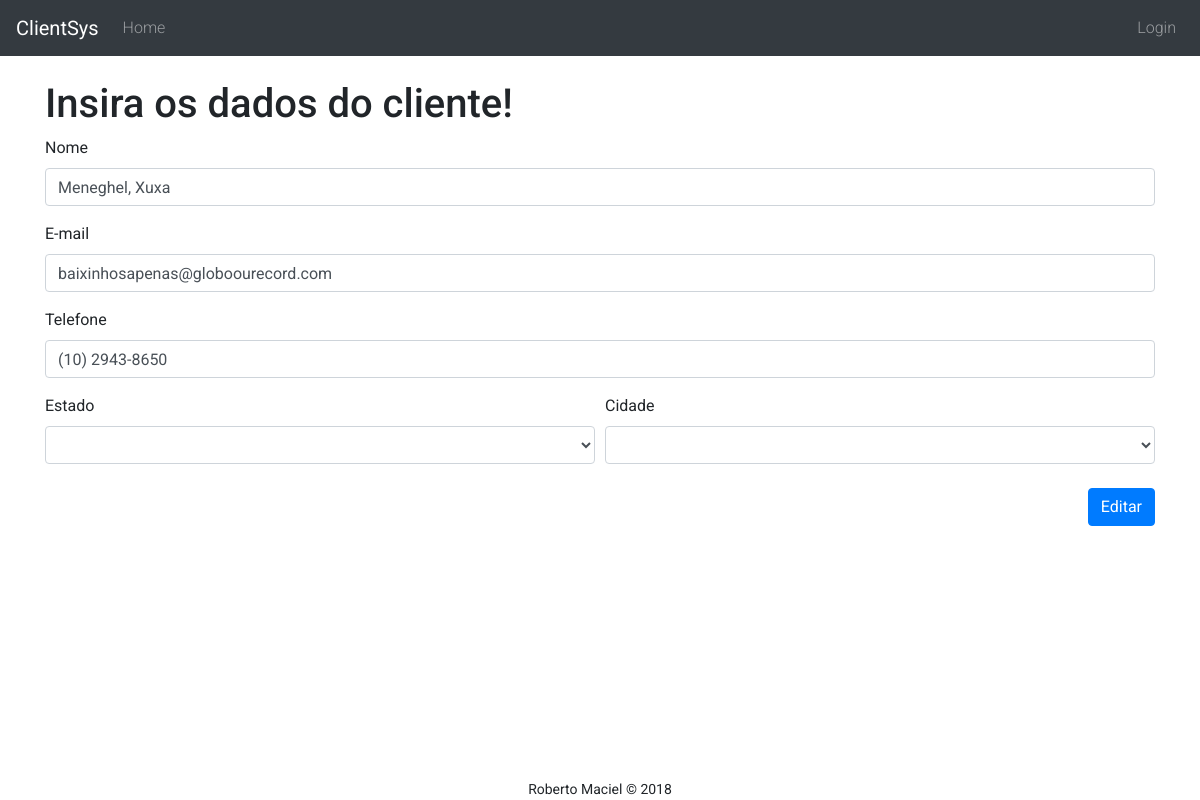
The app's page /editClient.php?id=5 with its own data.
### tables this page shows
CREATE TABLE `clients` (
  `id` int(11) NOT NULL,
  `email` varchar(150) NOT NULL,
  `name` varchar(50) NOT NULL,
  `city` varchar(50) NOT NULL,
  `state` varchar(40) NOT NULL,
  `phone` varchar(15) NOT NULL
);

### connection.php (called while the page is built, shortened)
<?php
class CONNECTION
{
    public $user = "root";
    public $password = "";
    public $host = "127.0.0.1";
    public $dbname = "clientsys";
    public function Connect()
    {
        $connect = new PDO("mysql:host=$this->host;port=3306;dbname=$this->dbname", $this->user, $this->password);
        $connect->setAttribute(PDO::ATTR_ERRMODE, PDO::ERRMODE_EXCEPTION);
        $connect->exec("set names utf8");
        return $connect;
    }
    public function GetClientInfo($id)
    {
        $connection = new CONNECTION();
        try {
            $connect = $connection->Connect();
            $connect->exec("set names utf8");
            $lines = $connect->query("SELECT * FROM clients WHERE id = $id");
            return $lines;
        } catch (PDOException $e) {
            echo "Deu erro..." . $e->getMessage();
        }
    }
}

### editClient.php (the view, shortened to what this page needs)
<html>
<head>
    <link rel="stylesheet" href="https://stackpath.bootstrapcdn.com/bootstrap/4.1.1/css/bootstrap.min.css"
>
    <link rel="stylesheet" href="css/style.css" />
</head>
<body>
    <?php
include_once "include/navbar.php";
include_once "connection.php";
$id = $_GET["id"];
$connection = new CONNECTION();
$lines = $connection->GetClientInfo($id);
foreach ($lines as $line) {
}
?>
    <div id="register">
        <div class="container">
            <h1>Insira os dados do cliente!</h1>
            <form method="post" action="client.php?id='<?php echo $id ?>'&action=update">
                <div class="form-group">
                    <label for="name">Nome</label>
                    <input type="text" class="form-control" name="name" id="name" aria-describedby="nameHelp" value="<?php echo $line["name"] ?>" required>
                </div>
                <div class="form-group">
                    <label for="email">E-mail</label>
                    <input type="email" class="form-control" name="email" id="email" aria-describedby="emailHelp" value="<?php echo $line["email"] ?>" required>
                </div>
                <div class="form-group">
                    <label for="phone">Telefone</label>
                    <input type="phone" class="form-control" name="phone" id="phone" aria-describedby="phoneHelp" value="<?php echo $line["phone"] ?>" required>
                </div>
                <div class="form-row">
                    <div class="col">
                    <label for="state">Estado</label>
                        <select type="state" class="form-control" name="state" id="state" aria-describedby="stateHelp" required>
                            <option value="<?php echo $line["state"] ?>"></option>
                        </select>
                    </div>
                    <div class="col">
                        <label for="city">Cidade</label>
                        <select id="city" name="city" class="form-control" required>
                            <option value="<?php echo $line["city"] ?>"></option>
		                </select>
                    </div>
                </div>
                <br>
                <button type="Editar" class="btn btn-primary float-right">Editar</button>
            </form>
        </div>
    </div>
    <?php include_once "include/footer.php"?>
</body>
</html>

### css/style.css (style rules this page uses)
* { font-family: 'Roboto', sans-serif; }
body { margin-top: 80px; margin-bottom: 60px; }

### records on screen
clients: name "Meneghel, Xuxa", email "baixinhosapenas@globoourecord.com", phone "(10) 2943-8650"

### other values on screen
$nome "Roberto Maciel"
$ano "2018"
